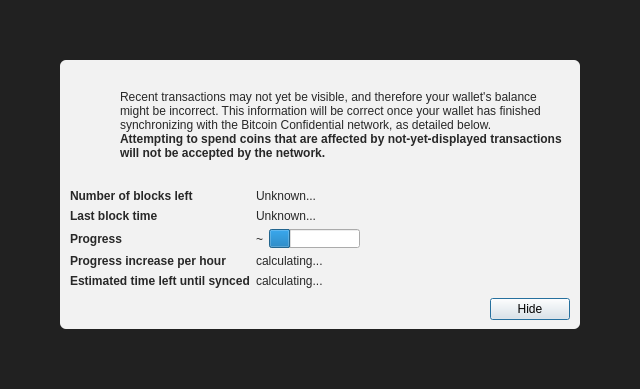
<?xml version="1.0" encoding="UTF-8"?>
<ui version="4.0">
 <class>ModalOverlay</class>
 <widget class="ModalOverlay" name="ModalOverlay">
  <property name="geometry">
   <rect>
    <x>0</x>
    <y>0</y>
    <width>640</width>
    <height>389</height>
   </rect>
  </property>
  <property name="windowTitle">
   <string>Form</string>
  </property>
  <layout class="QVBoxLayout" name="verticalLayout" stretch="0">
   <property name="sizeConstraint">
    <enum>QLayout::SetDefaultConstraint</enum>
   </property>
   <property name="leftMargin">
    <number>0</number>
   </property>
   <property name="topMargin">
    <number>0</number>
   </property>
   <property name="rightMargin">
    <number>0</number>
   </property>
   <property name="bottomMargin">
    <number>0</number>
   </property>
   <item>
    <widget class="QWidget" name="bgWidget" native="true">
     <property name="styleSheet">
      <string notr="true">#bgWidget { background: rgba(0,0,0,220); }</string>
     </property>
     <layout class="QVBoxLayout" name="verticalLayoutMain" stretch="1">
      <property name="leftMargin">
       <number>60</number>
      </property>
      <property name="topMargin">
       <number>60</number>
      </property>
      <property name="rightMargin">
       <number>60</number>
      </property>
      <property name="bottomMargin">
       <number>60</number>
      </property>
      <item>
       <widget class="QWidget" name="contentWidget" native="true">
        <property name="styleSheet">
         <string notr="true">#contentWidget { background: rgba(255,255,255,240); border-radius: 6px; }

QLabel { color: rgb(40,40,40);  }</string>
        </property>
        <layout class="QVBoxLayout" name="verticalLayoutSub" stretch="1,0,0,0">
         <property name="spacing">
          <number>0</number>
         </property>
         <property name="leftMargin">
          <number>10</number>
         </property>
         <property name="topMargin">
          <number>10</number>
         </property>
         <property name="rightMargin">
          <number>10</number>
         </property>
         <property name="bottomMargin">
          <number>10</number>
         </property>
         <item>
          <layout class="QHBoxLayout" name="horizontalLayoutIconText" stretch="0,1">
           <property name="topMargin">
            <number>20</number>
           </property>
           <item>
            <layout class="QVBoxLayout" name="verticalLayoutIcon">
             <property name="leftMargin">
              <number>0</number>
             </property>
             <property name="rightMargin">
              <number>10</number>
             </property>
             <item>
              <widget class="QPushButton" name="warningIcon">
               <property name="enabled">
                <bool>false</bool>
               </property>
               <property name="text">
                <string/>
               </property>
               <property name="icon">
                <iconset resource="../bitcoin.qrc">
                 <normaloff>:/icons/warning</normaloff>
                 <disabledoff>:/icons/warning</disabledoff>:/icons/warning</iconset>
               </property>
               <property name="iconSize">
                <size>
                 <width>48</width>
                 <height>48</height>
                </size>
               </property>
               <property name="flat">
                <bool>true</bool>
               </property>
              </widget>
             </item>
             <item>
              <spacer name="verticalSpacerWarningIcon">
               <property name="orientation">
                <enum>Qt::Vertical</enum>
               </property>
               <property name="sizeHint" stdset="0">
                <size>
                 <width>20</width>
                 <height>40</height>
                </size>
               </property>
              </spacer>
             </item>
            </layout>
           </item>
           <item>
            <layout class="QVBoxLayout" name="verticalLayoutInfoText">
             <property name="leftMargin">
              <number>0</number>
             </property>
             <property name="topMargin">
              <number>0</number>
             </property>
             <item>
              <widget class="QLabel" name="infoText">
               <property name="text">
                <string>Recent transactions may not yet be visible, and therefore your wallet's balance might be incorrect. This information will be correct once your wallet has finished synchronizing with the Bitcoin Confidential network, as detailed below.</string>
               </property>
               <property name="textFormat">
                <enum>Qt::RichText</enum>
               </property>
               <property name="wordWrap">
                <bool>true</bool>
               </property>
              </widget>
             </item>
             <item>
              <widget class="QLabel" name="infoTextStrong">
               <property name="font">
                <font>
                 <weight>75</weight>
                 <bold>true</bold>
                </font>
               </property>
               <property name="text">
                <string>Attempting to spend coins that are affected by not-yet-displayed transactions will not be accepted by the network.</string>
               </property>
               <property name="textFormat">
                <enum>Qt::RichText</enum>
               </property>
               <property name="wordWrap">
                <bool>true</bool>
               </property>
              </widget>
             </item>
             <item>
              <spacer name="verticalSpacerInTextSpace">
               <property name="orientation">
                <enum>Qt::Vertical</enum>
               </property>
               <property name="sizeHint" stdset="0">
                <size>
                 <width>20</width>
                 <height>40</height>
                </size>
               </property>
              </spacer>
             </item>
            </layout>
           </item>
          </layout>
         </item>
         <item>
          <spacer name="verticalSpacerAfterText">
           <property name="orientation">
            <enum>Qt::Vertical</enum>
           </property>
           <property name="sizeHint" stdset="0">
            <size>
             <width>20</width>
             <height>40</height>
            </size>
           </property>
          </spacer>
         </item>
         <item>
          <layout class="QFormLayout" name="formLayout">
           <property name="fieldGrowthPolicy">
            <enum>QFormLayout::FieldsStayAtSizeHint</enum>
           </property>
           <property name="horizontalSpacing">
            <number>6</number>
           </property>
           <property name="verticalSpacing">
            <number>6</number>
           </property>
           <property name="topMargin">
            <number>10</number>
           </property>
           <item row="0" column="0">
            <widget class="QLabel" name="labelNumberOfBlocksLeft">
             <property name="font">
              <font>
               <weight>75</weight>
               <bold>true</bold>
              </font>
             </property>
             <property name="text">
              <string>Number of blocks left</string>
             </property>
            </widget>
           </item>
           <item row="0" column="1">
            <widget class="QLabel" name="numberOfBlocksLeft">
             <property name="text">
              <string>Unknown...</string>
             </property>
            </widget>
           </item>
           <item row="1" column="0">
            <widget class="QLabel" name="labelLastBlockTime">
             <property name="font">
              <font>
               <weight>75</weight>
               <bold>true</bold>
              </font>
             </property>
             <property name="text">
              <string>Last block time</string>
             </property>
            </widget>
           </item>
           <item row="1" column="1">
            <widget class="QLabel" name="newestBlockDate">
             <property name="sizePolicy">
              <sizepolicy hsizetype="Maximum" vsizetype="Preferred">
               <horstretch>0</horstretch>
               <verstretch>0</verstretch>
              </sizepolicy>
             </property>
             <property name="text">
              <string>Unknown...</string>
             </property>
            </widget>
           </item>
           <item row="2" column="0">
            <widget class="QLabel" name="labelSyncDone">
             <property name="font">
              <font>
               <weight>75</weight>
               <bold>true</bold>
              </font>
             </property>
             <property name="text">
              <string>Progress</string>
             </property>
            </widget>
           </item>
           <item row="2" column="1">
            <layout class="QHBoxLayout" name="horizontalLayoutSync" stretch="0,1">
             <item>
              <widget class="QLabel" name="percentageProgress">
               <property name="text">
                <string notr="true">~</string>
               </property>
              </widget>
             </item>
             <item>
              <widget class="QProgressBar" name="progressBar">
               <property name="value">
                <number>24</number>
               </property>
               <property name="format">
                <string/>
               </property>
              </widget>
             </item>
            </layout>
           </item>
           <item row="4" column="0">
            <widget class="QLabel" name="labelProgressIncrease">
             <property name="font">
              <font>
               <weight>75</weight>
               <bold>true</bold>
              </font>
             </property>
             <property name="text">
              <string>Progress increase per hour</string>
             </property>
            </widget>
           </item>
           <item row="4" column="1">
            <widget class="QLabel" name="progressIncreasePerH">
             <property name="text">
              <string>calculating...</string>
             </property>
            </widget>
           </item>
           <item row="5" column="0">
            <widget class="QLabel" name="labelEstimatedTimeLeft">
             <property name="font">
              <font>
               <weight>75</weight>
               <bold>true</bold>
              </font>
             </property>
             <property name="text">
              <string>Estimated time left until synced</string>
             </property>
            </widget>
           </item>
           <item row="5" column="1">
            <widget class="QLabel" name="expectedTimeLeft">
             <property name="text">
              <string>calculating...</string>
             </property>
            </widget>
           </item>
          </layout>
         </item>
         <item>
          <layout class="QHBoxLayout" name="horizontalLayoutButtons">
           <property name="leftMargin">
            <number>10</number>
           </property>
           <property name="topMargin">
            <number>10</number>
           </property>
           <item>
            <spacer name="horizontalSpacer">
             <property name="orientation">
              <enum>Qt::Horizontal</enum>
             </property>
             <property name="sizeHint" stdset="0">
              <size>
               <width>40</width>
               <height>20</height>
              </size>
             </property>
            </spacer>
           </item>
           <item>
            <widget class="QPushButton" name="closeButton">
             <property name="focusPolicy">
              <enum>Qt::StrongFocus</enum>
             </property>
             <property name="text">
              <string>Hide</string>
             </property>
             <property name="default">
              <bool>true</bool>
             </property>
            </widget>
           </item>
          </layout>
         </item>
        </layout>
       </widget>
      </item>
     </layout>
    </widget>
   </item>
  </layout>
 </widget>
 <customwidgets>
  <customwidget>
   <class>ModalOverlay</class>
   <extends>QWidget</extends>
   <header>qt/modaloverlay.h</header>
   <container>1</container>
  </customwidget>
 </customwidgets>
 <resources>
  <include location="../bitcoin.qrc"/>
 </resources>
 <connections/>
</ui>
